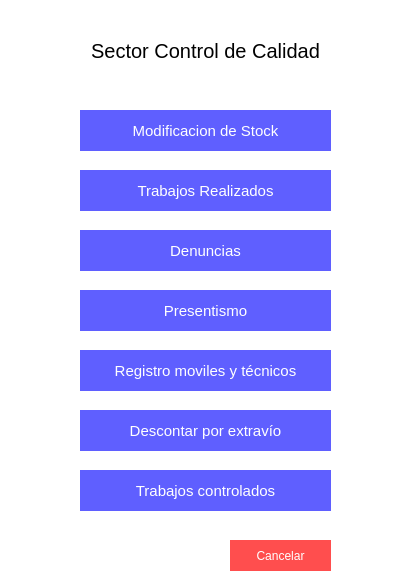
<?xml version="1.0" encoding="UTF-8"?>
<ui version="4.0">
 <class>Form</class>
 <widget class="QWidget" name="Form">
  <property name="geometry">
   <rect>
    <x>0</x>
    <y>0</y>
    <width>412</width>
    <height>583</height>
   </rect>
  </property>
  <property name="windowTitle">
   <string>Form</string>
  </property>
  <property name="styleSheet">
   <string notr="true">background-color:white;</string>
  </property>
  <widget class="QPushButton" name="ca_btn_1">
   <property name="geometry">
    <rect>
     <x>80</x>
     <y>110</y>
     <width>251</width>
     <height>41</height>
    </rect>
   </property>
   <property name="styleSheet">
    <string notr="true">background-color:#5f5fff;
color:white;
border:none;
font-size:15px;</string>
   </property>
   <property name="text">
    <string>Modificacion de Stock</string>
   </property>
   <property name="iconSize">
    <size>
     <width>16</width>
     <height>20</height>
    </size>
   </property>
   <property name="flat">
    <bool>false</bool>
   </property>
  </widget>
  <widget class="QLabel" name="label">
   <property name="geometry">
    <rect>
     <x>90</x>
     <y>30</y>
     <width>231</width>
     <height>41</height>
    </rect>
   </property>
   <property name="styleSheet">
    <string notr="true">font-size:20px;
</string>
   </property>
   <property name="text">
    <string>Sector Control de Calidad</string>
   </property>
   <property name="alignment">
    <set>Qt::AlignCenter</set>
   </property>
  </widget>
  <widget class="QPushButton" name="ca_btn_2">
   <property name="geometry">
    <rect>
     <x>80</x>
     <y>170</y>
     <width>251</width>
     <height>41</height>
    </rect>
   </property>
   <property name="styleSheet">
    <string notr="true">background-color:#5f5fff;
color:white;
border:none;
font-size:15px;</string>
   </property>
   <property name="text">
    <string>Trabajos Realizados</string>
   </property>
   <property name="iconSize">
    <size>
     <width>16</width>
     <height>20</height>
    </size>
   </property>
   <property name="flat">
    <bool>false</bool>
   </property>
  </widget>
  <widget class="QPushButton" name="ca_btn_3">
   <property name="geometry">
    <rect>
     <x>80</x>
     <y>230</y>
     <width>251</width>
     <height>41</height>
    </rect>
   </property>
   <property name="styleSheet">
    <string notr="true">background-color:#5f5fff;
color:white;
border:none;
font-size:15px;</string>
   </property>
   <property name="text">
    <string>Denuncias</string>
   </property>
   <property name="iconSize">
    <size>
     <width>16</width>
     <height>20</height>
    </size>
   </property>
   <property name="flat">
    <bool>false</bool>
   </property>
  </widget>
  <widget class="QPushButton" name="ca_btn_4">
   <property name="geometry">
    <rect>
     <x>80</x>
     <y>290</y>
     <width>251</width>
     <height>41</height>
    </rect>
   </property>
   <property name="styleSheet">
    <string notr="true">background-color:#5f5fff;
color:white;
border:none;
font-size:15px;</string>
   </property>
   <property name="text">
    <string>Presentismo</string>
   </property>
   <property name="iconSize">
    <size>
     <width>16</width>
     <height>20</height>
    </size>
   </property>
   <property name="flat">
    <bool>false</bool>
   </property>
  </widget>
  <widget class="QPushButton" name="ca_btn_5">
   <property name="geometry">
    <rect>
     <x>80</x>
     <y>350</y>
     <width>251</width>
     <height>41</height>
    </rect>
   </property>
   <property name="styleSheet">
    <string notr="true">background-color:#5f5fff;
color:white;
border:none;
font-size:15px;</string>
   </property>
   <property name="text">
    <string>Registro moviles y técnicos</string>
   </property>
   <property name="iconSize">
    <size>
     <width>16</width>
     <height>20</height>
    </size>
   </property>
   <property name="flat">
    <bool>false</bool>
   </property>
  </widget>
  <widget class="QPushButton" name="ca_btn_6">
   <property name="geometry">
    <rect>
     <x>80</x>
     <y>410</y>
     <width>251</width>
     <height>41</height>
    </rect>
   </property>
   <property name="styleSheet">
    <string notr="true">background-color:#5f5fff;
color:white;
border:none;
font-size:15px;</string>
   </property>
   <property name="text">
    <string>Descontar por extravío</string>
   </property>
   <property name="iconSize">
    <size>
     <width>16</width>
     <height>20</height>
    </size>
   </property>
   <property name="flat">
    <bool>false</bool>
   </property>
  </widget>
  <widget class="QPushButton" name="ca_btn_7">
   <property name="geometry">
    <rect>
     <x>80</x>
     <y>470</y>
     <width>251</width>
     <height>41</height>
    </rect>
   </property>
   <property name="styleSheet">
    <string notr="true">background-color:#5f5fff;
color:white;
border:none;
font-size:15px;</string>
   </property>
   <property name="text">
    <string>Trabajos controlados</string>
   </property>
   <property name="iconSize">
    <size>
     <width>16</width>
     <height>20</height>
    </size>
   </property>
   <property name="flat">
    <bool>false</bool>
   </property>
  </widget>
  <widget class="QPushButton" name="ca_btn_8">
   <property name="geometry">
    <rect>
     <x>230</x>
     <y>540</y>
     <width>101</width>
     <height>31</height>
    </rect>
   </property>
   <property name="styleSheet">
    <string notr="true">color:white;
background-color:#ff4e4e;
border:none;</string>
   </property>
   <property name="text">
    <string>Cancelar</string>
   </property>
  </widget>
 </widget>
 <resources/>
 <connections/>
</ui>
